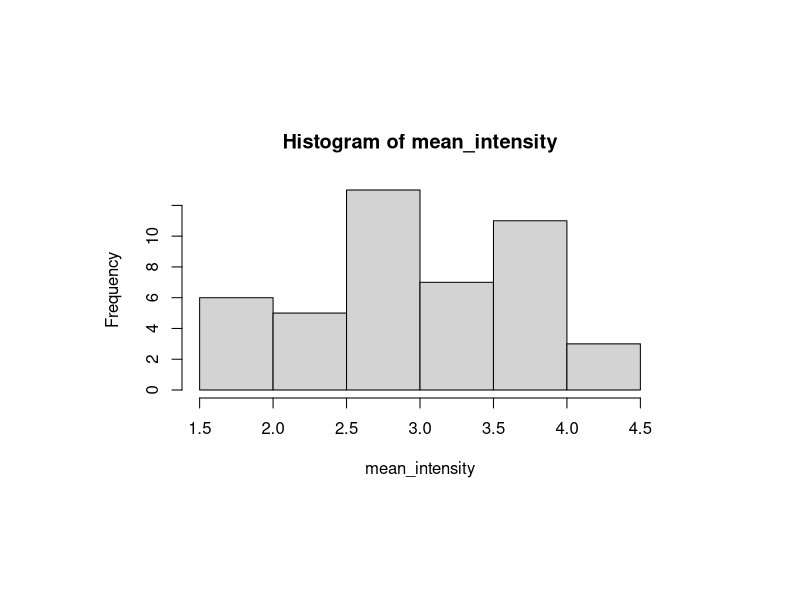
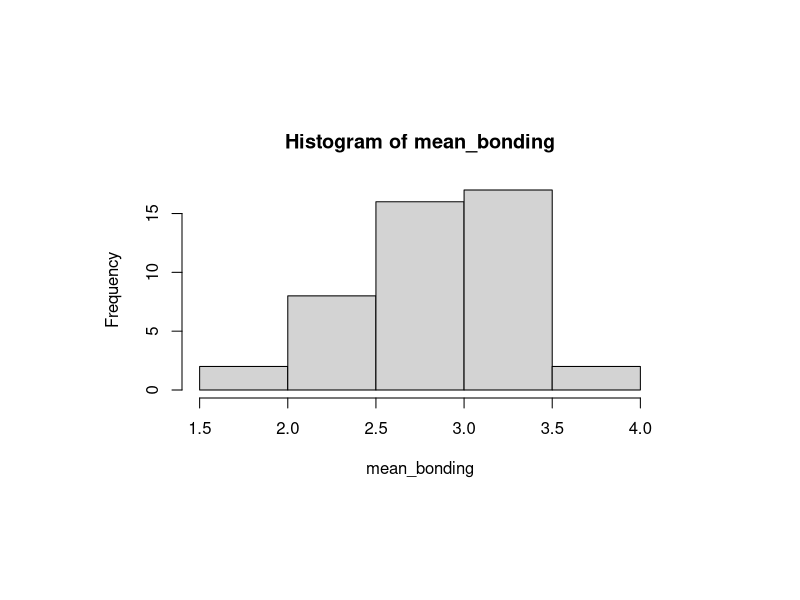
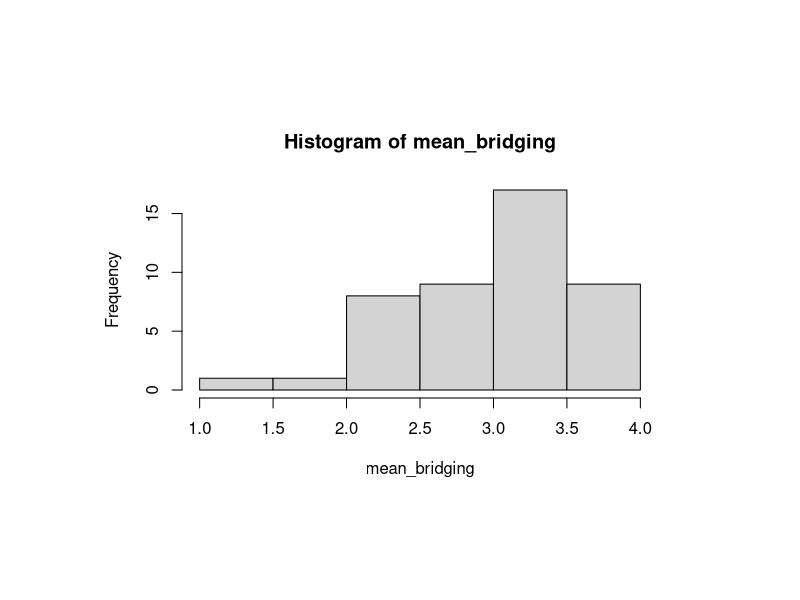
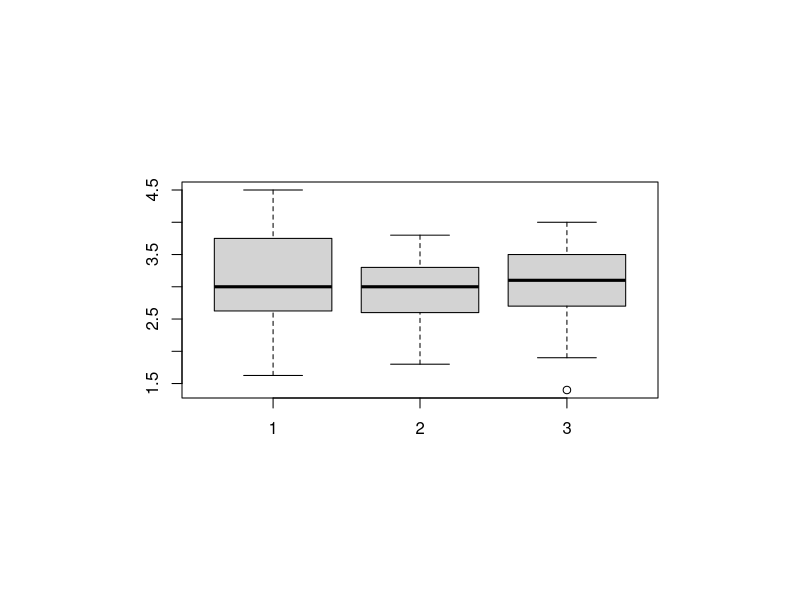

These charts were generated, in order, by the following R code:
facebook_data <- read.csv("facebook_data_final.csv", header=T)

FB <- facebook_data[facebook_data$Are_you_a_member_of_Facebook == "Y", ]
FB[is.na(FB)] <- 0

table_genders <- table(FB$Gender)
#table_genders

FB$bonding_3 <- 5 - FB$bonding_3
FB$bonding_9 <- 5 - FB$bonding_9

FB$facebook_int1 <- FB$facebook_int1+1
FB$facebook_int1 <- replace (FB$facebook_int1, FB$facebook_int1==2, 1.5)
FB$facebook_int1 <- replace (FB$facebook_int1, FB$facebook_int1==3, 2)
FB$facebook_int1 <- replace (FB$facebook_int1, FB$facebook_int1==4, 2.5)
FB$facebook_int1 <- replace (FB$facebook_int1, FB$facebook_int1==5, 3)
FB$facebook_int1 <- replace (FB$facebook_int1, FB$facebook_int1==6, 3.5)
FB$facebook_int1 <- replace (FB$facebook_int1, FB$facebook_int1==7, 4)
FB$facebook_int1 <- replace (FB$facebook_int1, FB$facebook_int1==8, 4.5)
FB$facebook_int1 <- replace (FB$facebook_int1, FB$facebook_int1==9, 5)

FB$facebook_int2 <- FB$facebook_int2+1
FB$facebook_int2 <- replace (FB$facebook_int1, FB$facebook_int1==2, 1.8)
FB$facebook_int2 <- replace (FB$facebook_int1, FB$facebook_int1==3, 2.6)
FB$facebook_int2 <- replace (FB$facebook_int1, FB$facebook_int1==4, 3.4)
FB$facebook_int2 <- replace (FB$facebook_int1, FB$facebook_int1==5, 5.2)
FB$facebook_int2 <- replace (FB$facebook_int1, FB$facebook_int1==6, 5)

mean_intensity <- rowMeans (FB[, 4:11])
mean_bonding <- rowMeans (FB[, 12:21])
mean_bridging <- rowMeans (FB[, 22:31])
mean_intensity

statistics <- function(x)
{
    Mean <- mean(x)
    Median <- median(x)
    Varience <- var(x)
    SD <- sd(x)
    Length <- length(x)
    return(list(mean=Mean, median=Median, var=Varience, sd=SD, N=Length))
}

pdf( height=11, width=8.5, file="graphs.pdf" )
par( omi=c( 1,1,1,1 ) )

hist(mean_intensity)
hist(mean_bonding)
hist(mean_bridging)
boxplot(mean_intensity, mean_bonding, mean_bridging)
